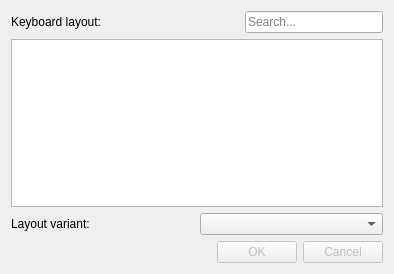
<?xml version="1.0" encoding="UTF-8"?>
<ui version="4.0">
 <class>KbLayoutSelectDialog</class>
 <widget class="QDialog" name="KbLayoutSelectDialog">
  <property name="geometry">
   <rect>
    <x>0</x>
    <y>0</y>
    <width>394</width>
    <height>274</height>
   </rect>
  </property>
  <property name="windowTitle">
   <string>Select keyboard layout</string>
  </property>
  <layout class="QVBoxLayout" name="verticalLayout">
   <item>
    <layout class="QHBoxLayout" name="horizontalLayout_2">
     <item>
      <widget class="QLabel" name="label_2">
       <property name="text">
        <string>Keyboard layout:</string>
       </property>
      </widget>
     </item>
     <item>
      <spacer name="horizontalSpacer">
       <property name="orientation">
        <enum>Qt::Horizontal</enum>
       </property>
       <property name="sizeHint" stdset="0">
        <size>
         <width>40</width>
         <height>20</height>
        </size>
       </property>
      </spacer>
     </item>
     <item>
      <widget class="QLineEdit" name="searchLE">
       <property name="placeholderText">
        <string>Search...</string>
       </property>
      </widget>
     </item>
    </layout>
   </item>
   <item>
    <widget class="QTreeWidget" name="layoutsTW">
     <attribute name="headerVisible">
      <bool>false</bool>
     </attribute>
     <column>
      <property name="text">
       <string>1</string>
      </property>
     </column>
     <column>
      <property name="text">
       <string>New Column</string>
      </property>
     </column>
     <column>
      <property name="text">
       <string>New Column</string>
      </property>
     </column>
    </widget>
   </item>
   <item>
    <layout class="QHBoxLayout" name="horizontalLayout">
     <item>
      <widget class="QLabel" name="label">
       <property name="text">
        <string>Layout variant:</string>
       </property>
      </widget>
     </item>
     <item>
      <widget class="QComboBox" name="variantsDB"/>
     </item>
    </layout>
   </item>
   <item>
    <widget class="QDialogButtonBox" name="buttonBox">
     <property name="enabled">
      <bool>false</bool>
     </property>
     <property name="orientation">
      <enum>Qt::Horizontal</enum>
     </property>
     <property name="standardButtons">
      <set>QDialogButtonBox::Cancel|QDialogButtonBox::Ok</set>
     </property>
    </widget>
   </item>
  </layout>
 </widget>
 <resources/>
 <connections>
  <connection>
   <sender>buttonBox</sender>
   <signal>accepted()</signal>
   <receiver>KbLayoutSelectDialog</receiver>
   <slot>accept()</slot>
   <hints>
    <hint type="sourcelabel">
     <x>248</x>
     <y>254</y>
    </hint>
    <hint type="destinationlabel">
     <x>157</x>
     <y>274</y>
    </hint>
   </hints>
  </connection>
  <connection>
   <sender>buttonBox</sender>
   <signal>rejected()</signal>
   <receiver>KbLayoutSelectDialog</receiver>
   <slot>reject()</slot>
   <hints>
    <hint type="sourcelabel">
     <x>316</x>
     <y>260</y>
    </hint>
    <hint type="destinationlabel">
     <x>286</x>
     <y>274</y>
    </hint>
   </hints>
  </connection>
 </connections>
</ui>
